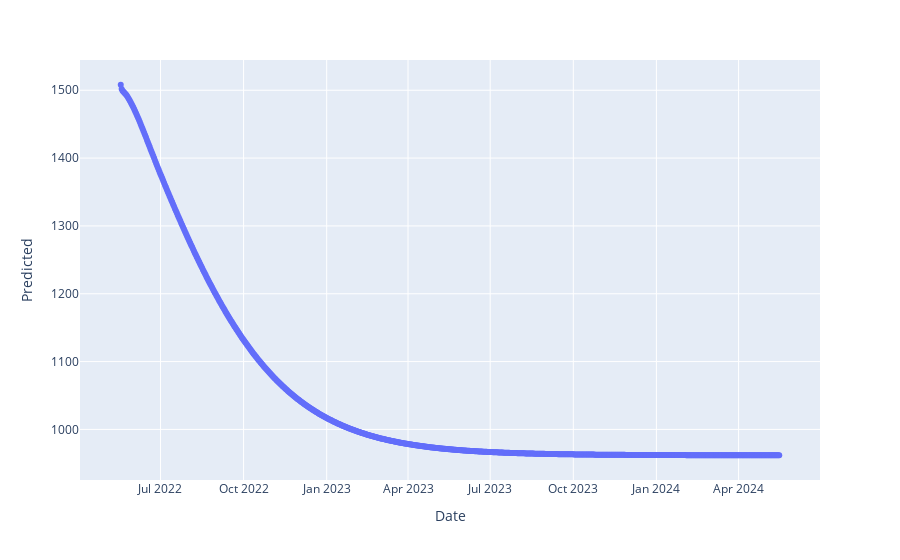

Source (notebook cell):
### Code cell
#@title  Make Predictions 
from numpy import array
tod = dt.datetime.now()
lst = list(map(int , tod.strftime("%Y-%m-%d").split("-")))
testdataframe= gh(symbol=stock_code,start=dt.datetime(2021,1,1),end=dt.datetime(lst[0],lst[1],lst[2]))


temp = sc.transform(testdataframe.iloc[-60:,3:4].values)

x_input=temp.reshape(1,-1)
x_input.shape


temp_input=list(x_input)
temp_input=temp_input[0].tolist()
lst_output=[]
n_steps=60
i=0
while(i<730):
    if(len(temp_input)>60):
        x_input=np.array(temp_input[1:])
        x_input=x_input.reshape(1,-1)
        x_input = x_input.reshape((1, n_steps, 1))
        #print(x_input)
        yhat = regressor.predict(x_input, verbose=0)
        temp_input.extend(yhat[0].tolist())
        temp_input=temp_input[1:]
        lst_output.extend(yhat.tolist())
        i=i+1
    else:
        x_input = x_input.reshape((1, n_steps,1))
        yhat = regressor.predict(x_input, verbose=0)
        temp_input.extend(yhat[0].tolist())
        lst_output.extend(yhat.tolist())
        i=i+1

preds = np.array(lst_output)
preds = sc.inverse_transform(preds)
from numpy.lib.function_base import kaiser
t = 730
lst = []
k = dt.datetime.now()

while(t>0):
  temp = k + datetime.relativedelta(days = 1)
  k = temp 
  lst.append(temp.strftime("%Y-%m-%d"))
  t-=1
df1 = pd.DataFrame()
df1['Date'] = lst
df1["Predicted"] = preds
import plotly.express as px
fig = px.line(df1, x="Date", y="Predicted", markers=True)
fig.show()

### Figure 1 — Plotly figure (JSON) as saved in the notebook; plotly's stock layout.template omitted (floating-point values rounded to 4 significant figures; data arrays with more than 128 entries replaced by an {"elided": "..."} marker saying what was removed)
{"data": [{"hovertemplate": "Date=%{x}<br>Predicted=%{y}<extra></extra>", "legendgroup": "", "line": {"color": "#636efa", "dash": "solid"}, "marker": {"symbol": "circle"}, "mode": "markers+lines", "name": "", "orientation": "v", "showlegend": false, "type": "scatter", "x": {"elided": "730 str values"}, "xaxis": "x", "y": {"elided": "730 float values"}, "yaxis": "y"}], "layout": {"legend": {"tracegroupgap": 0}, "margin": {"t": 60}, "xaxis": {"anchor": "y", "domain": [0, 1], "title": {"text": "Date"}}, "yaxis": {"anchor": "x", "domain": [0, 1], "title": {"text": "Predicted"}}}}
